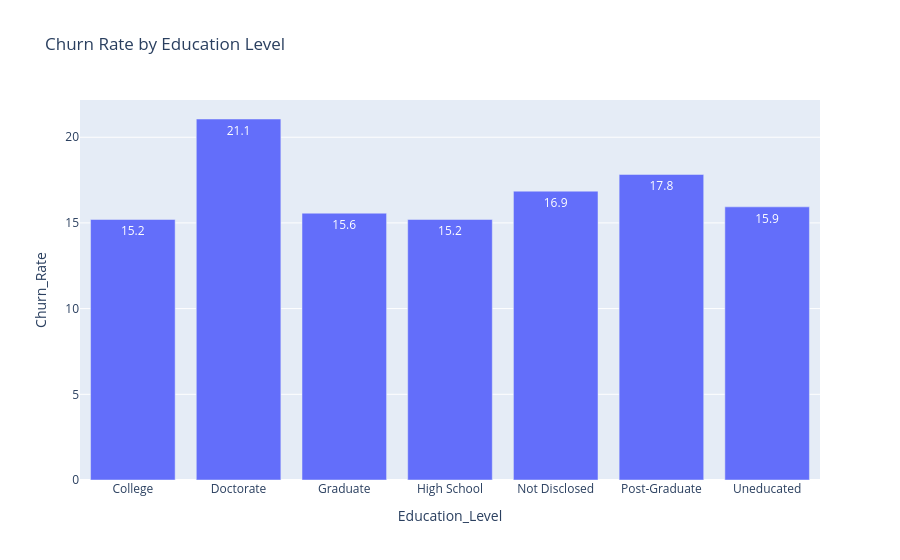

Notebook code cell kept with this figure:
### Markdown cell above
### Business Insight

Identify which age groups are most likely to leave the bank.

### Recommendation

Offer personalized rewards and engagement campaigns for age groups with higher churn rates.

### Code cell
edu = (
    data.groupby("Education_Level")
    .agg(
        Customers=("CLIENTNUM","count"),
        Churn_Rate=("Churn","mean")
    )
    .reset_index()
)

edu["Churn_Rate"]*=100

fig = px.bar(
    edu,
    x="Education_Level",
    y="Churn_Rate",
    text=edu["Churn_Rate"].round(1),
    title="Churn Rate by Education Level"
)

fig.show()

### Figure 1 — Plotly figure (JSON) as saved in the notebook; plotly's stock layout.template omitted (floating-point values rounded to 4 significant figures)
{"data": [{"hovertemplate": "Education_Level=%{x}<br>Churn_Rate=%{y}<br>text=%{text}<extra></extra>", "legendgroup": "", "marker": {"color": "#636efa", "pattern": {"shape": ""}}, "name": "", "orientation": "v", "showlegend": false, "text": [15.2, 21.1, 15.6, 15.2, 16.9, 17.8, 15.9], "textposition": "auto", "type": "bar", "x": ["College", "Doctorate", "Graduate", "High School", "Not Disclosed", "Post-Graduate", "Uneducated"], "xaxis": "x", "y": [15.2, 21.06, 15.57, 15.2, 16.85, 17.83, 15.94], "yaxis": "y"}], "layout": {"barmode": "relative", "legend": {"tracegroupgap": 0}, "title": {"text": "Churn Rate by Education Level"}, "xaxis": {"anchor": "y", "domain": [0, 1], "title": {"text": "Education_Level"}}, "yaxis": {"anchor": "x", "domain": [0, 1], "title": {"text": "Churn_Rate"}}}}
